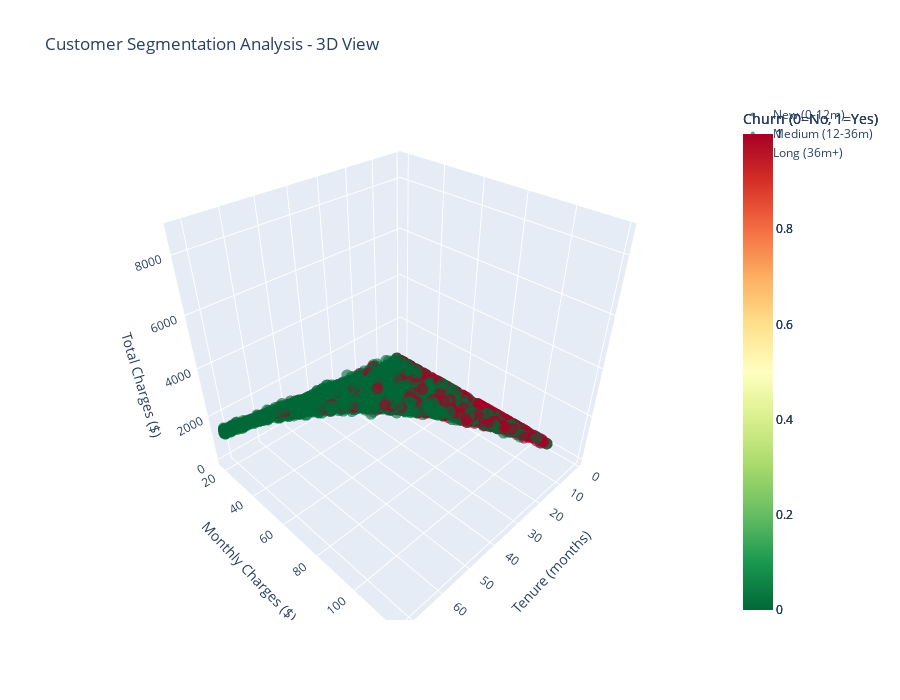

Notebook cell for this chart:
### Code cell
# Customer Segmentation Dashboard
# Create customer segments based on tenure and charges
def create_customer_segments(df):
    df = df.copy()
    
    # Create tenure segments
    df['Tenure_Segment'] = pd.cut(df['tenure'], 
                                  bins=[0, 12, 36, 72], 
                                  labels=['New (0-12m)', 'Medium (12-36m)', 'Long (36m+)'])
    
    # Create charges segments
    df['Charges_Segment'] = pd.cut(df['MonthlyCharges'], 
                                   bins=[0, 35, 65, 120], 
                                   labels=['Low ($0-35)', 'Medium ($35-65)', 'High ($65+)'])
    
    return df

df_segments = create_customer_segments(df_original)

# Calculate churn rates by segments
segment_analysis = df_segments.groupby(['Tenure_Segment', 'Charges_Segment']).agg({
    'Churn_Binary': ['count', 'sum', 'mean'],
    'TotalCharges': 'mean'
}).round(3)

segment_analysis.columns = ['Total_Customers', 'Churned_Customers', 'Churn_Rate', 'Avg_Total_Charges']
segment_analysis = segment_analysis.reset_index()

# Create 3D scatter plot for customer segmentation
fig_3d = go.Figure()

for tenure_seg in df_segments['Tenure_Segment'].unique():
    if pd.isna(tenure_seg):
        continue
    data = df_segments[df_segments['Tenure_Segment'] == tenure_seg]
    
    fig_3d.add_trace(
        go.Scatter3d(
            x=data['tenure'],
            y=data['MonthlyCharges'],
            z=data['TotalCharges'],
            mode='markers',
            name=str(tenure_seg),
            marker=dict(
                size=4,
                color=data['Churn_Binary'],
                colorscale='RdYlGn_r',
                opacity=0.6,
                colorbar=dict(title="Churn (0=No, 1=Yes)")
            ),
            text=[f'Tenure: {t}<br>Monthly: ${m:.0f}<br>Total: ${tot:.0f}<br>Churn: {c}' 
                  for t, m, tot, c in zip(data['tenure'], data['MonthlyCharges'], 
                                         data['TotalCharges'], data['Churn'])]
        )
    )

fig_3d.update_layout(
    title='Customer Segmentation Analysis - 3D View',
    scene=dict(
        xaxis_title='Tenure (months)',
        yaxis_title='Monthly Charges ($)',
        zaxis_title='Total Charges ($)'
    ),
    height=700
)

fig_3d.show()

# Display segment analysis table
print("Customer Segment Analysis:")
print("=" * 70)
print(segment_analysis.to_string(index=False))

### Figure 1 — Plotly figure (JSON) as saved in the notebook; plotly's stock layout.template omitted (floating-point values rounded to 4 significant figures; data arrays with more than 128 entries replaced by an {"elided": "..."} marker saying what was removed)
{"data": [{"marker": {"color": {"elided": "2175 int values"}, "colorbar": {"title": {"text": "Churn (0=No, 1=Yes)"}}, "colorscale": [[0, "rgb(0,104,55)"], [0.1, "rgb(26,152,80)"], [0.2, "rgb(102,189,99)"], [0.3, "rgb(166,217,106)"], [0.4, "rgb(217,239,139)"], [0.5, "rgb(255,255,191)"], [0.6, "rgb(254,224,139)"], [0.7, "rgb(253,174,97)"], [0.8, "rgb(244,109,67)"], [0.9, "rgb(215,48,39)"], [1, "rgb(165,0,38)"]], "opacity": 0.6, "size": 4}, "mode": "markers", "name": "New (0-12m)", "text": {"elided": "2175 str values"}, "type": "scatter3d", "x": {"elided": "2175 int values"}, "y": {"elided": "2175 float values"}, "z": {"elided": "2175 float values"}}, {"marker": {"color": {"elided": "1856 int values"}, "colorbar": {"title": {"text": "Churn (0=No, 1=Yes)"}}, "colorscale": [[0, "rgb(0,104,55)"], [0.1, "rgb(26,152,80)"], [0.2, "rgb(102,189,99)"], [0.3, "rgb(166,217,106)"], [0.4, "rgb(217,239,139)"], [0.5, "rgb(255,255,191)"], [0.6, "rgb(254,224,139)"], [0.7, "rgb(253,174,97)"], [0.8, "rgb(244,109,67)"], [0.9, "rgb(215,48,39)"], [1, "rgb(165,0,38)"]], "opacity": 0.6, "size": 4}, "mode": "markers", "name": "Medium (12-36m)", "text": {"elided": "1856 str values"}, "type": "scatter3d", "x": {"elided": "1856 int values"}, "y": {"elided": "1856 float values"}, "z": {"elided": "1856 float values"}}, {"marker": {"color": {"elided": "3001 int values"}, "colorbar": {"title": {"text": "Churn (0=No, 1=Yes)"}}, "colorscale": [[0, "rgb(0,104,55)"], [0.1, "rgb(26,152,80)"], [0.2, "rgb(102,189,99)"], [0.3, "rgb(166,217,106)"], [0.4, "rgb(217,239,139)"], [0.5, "rgb(255,255,191)"], [0.6, "rgb(254,224,139)"], [0.7, "rgb(253,174,97)"], [0.8, "rgb(244,109,67)"], [0.9, "rgb(215,48,39)"], [1, "rgb(165,0,38)"]], "opacity": 0.6, "size": 4}, "mode": "markers", "name": "Long (36m+)", "text": {"elided": "3001 str values"}, "type": "scatter3d", "x": {"elided": "3001 int values"}, "y": {"elided": "3001 float values"}, "z": {"elided": "3001 float values"}}], "layout": {"height": 700, "scene": {"xaxis": {"title": {"text": "Tenure (months)"}}, "yaxis": {"title": {"text": "Monthly Charges ($)"}}, "zaxis": {"title": {"text": "Total Charges ($)"}}}, "title": {"text": "Customer Segmentation Analysis - 3D View"}}}
